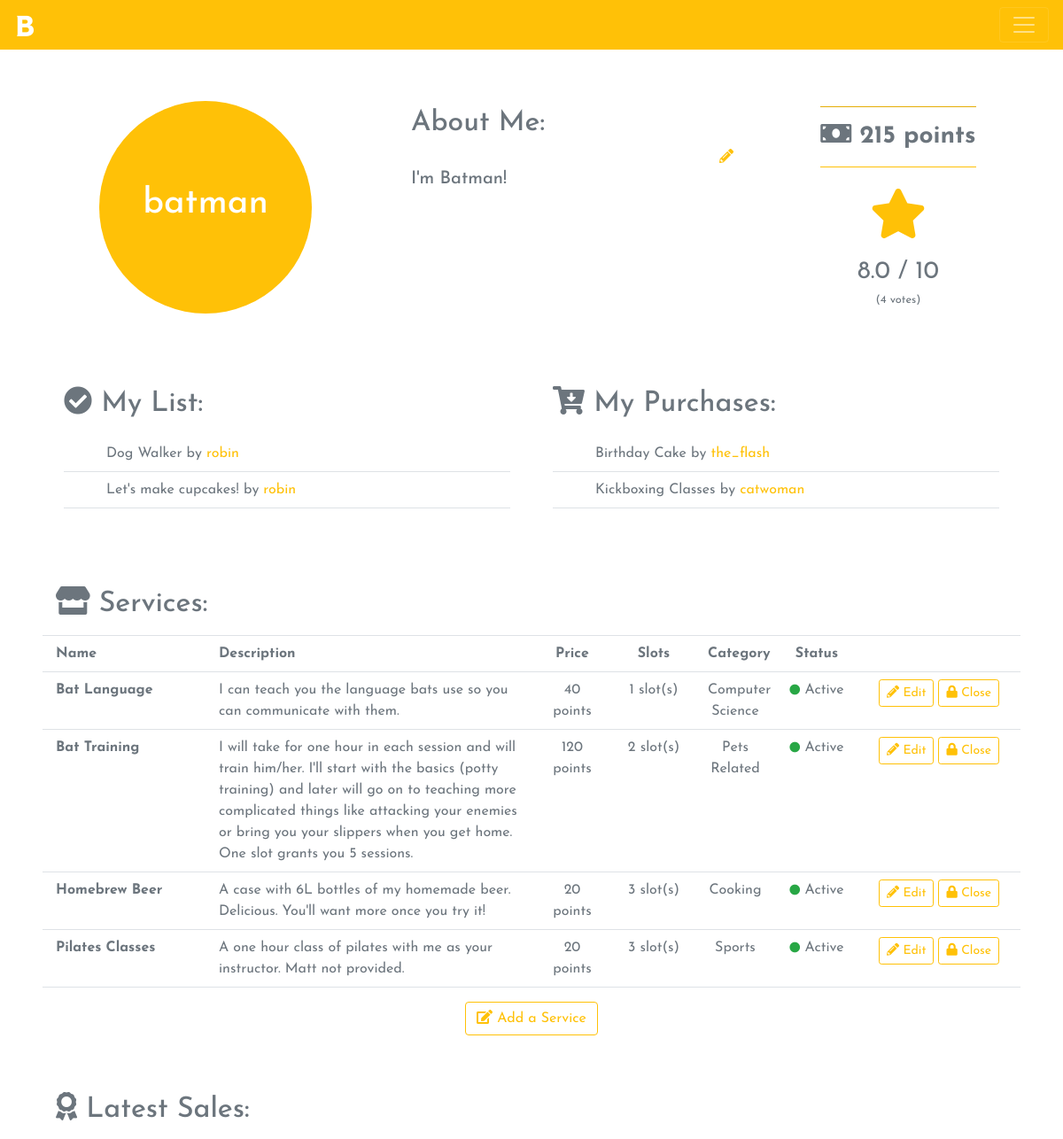
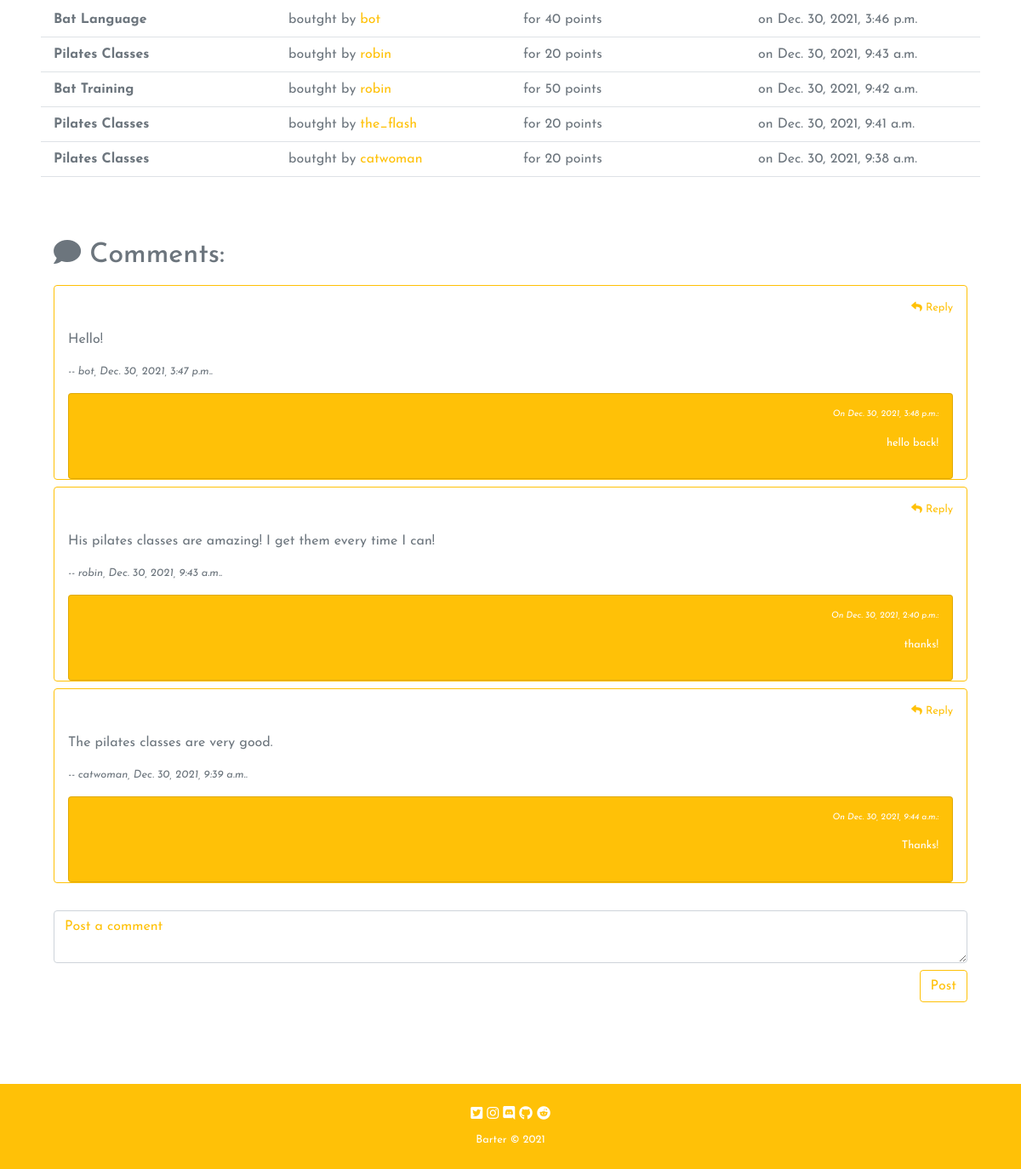
Screenshot of /barter/profile/batman (signed in) with the database file from the repository (2 pictures, top to bottom).
### barter/models.py (models this page shows, shortened)
class User(AbstractUser):
    bio = models.TextField(max_length=300, blank=True)
    points = models.IntegerField(default="100")

class Service(models.Model):
    user_id = models.ForeignKey("User", on_delete=models.CASCADE, related_name="user_id_services")
    name = models.CharField(max_length=64)
    status = models.BooleanField(default=True)
    description = models.TextField(max_length=300)
    category = models.ForeignKey(Category, on_delete=models.CASCADE, related_name="category_name")
    price = models.IntegerField()
    slots = models.IntegerField(default=1)
    watchedby = models.ManyToManyField(User, blank=True, related_name="watchedby")

class Purchase(models.Model):
    user_id = models.ForeignKey(User, on_delete=models.CASCADE, related_name="user_id_purchases")
    service_id = models.ForeignKey(Service, on_delete=models.CASCADE, related_name="service_id_purchases")
    amountpaid = models.IntegerField()
    timestamp = models.DateTimeField(auto_now_add=True)

class Category(models.Model):
    category = models.CharField(max_length=64)
    def __str__(self):
        return f"{self.category}"

class Comment(models.Model):
    user_id = models.ForeignKey(User, on_delete=models.CASCADE, related_name="user_id_comments")
    profile = models.ForeignKey(User, on_delete=models.CASCADE, related_name="profile_comments")
    comment = models.TextField(max_length=300)
    timestamp = models.DateTimeField(auto_now_add=True)

class Reply(models.Model):
    user_id = models.ForeignKey(User, on_delete=models.CASCADE, related_name="user_id_replies")
    comment_id = models.ForeignKey(Comment, on_delete=models.CASCADE, related_name="comment_id_replies")
    reply = models.TextField(max_length=300)
    timestamp = models.DateTimeField(auto_now_add=True)

### barter/views.py (the view)
# urls.py: path("barter/profile/<str:user>", views.profile, name="profile"),
@login_required
def profile(request, user):
    profiler = User.objects.get(username=user)
    services = Service.objects.filter(user_id=profiler).order_by('name')
    profiler_watchlist = profiler.watchedby.all().order_by('name')
    profiler_purchases = Purchase.objects.filter(user_id=profiler)
    profiler_sellings = Purchase.objects.filter(service_id__in=services).order_by("-timestamp")
    comments = Comment.objects.filter(profile=profiler).order_by("-id")
    if comments:
        replies = Reply.objects.filter(comment_id__in=comments)
    else:
        replies = False
    ratings = Rating.objects.filter(profile=profiler)
    ratings_list = []
    for rating in ratings:
        ratings_list.append(rating.user_id)
    ratings_avg = Rating.objects.filter(profile=profiler).aggregate(Avg('rating'))
    purchases = Purchase.objects.filter(user_id=request.user)
    purchases_list = []
    for purchase in purchases:
        purchases_list.append(purchase.service_id.id)
    buyer = False
    for purchase in purchases:
        for service in services:
            if service.id == purchase.service_id.id:
                buyer = True
    categories = Category.objects.all().order_by("category")
    return render(request, "barter/profile.html", {
        "profiler": profiler,
        "services": services,
        "profiler_purchases": profiler_purchases,
        "profiler_sellings": profiler_sellings,
        "comments": comments,
        "replies": replies,
        "profiler_watchlist": profiler_watchlist,
        "purchases_list": purchases_list,
        "ratings": ratings,
        "ratings_list": ratings_list,
        "ratings_avg": ratings_avg,
        "categories": categories,
        "buyer": buyer,
        "range": range(1,11)
    })

### barter/templates/barter/profile.html (shortened to what this page needs)
{% extends "barter/layout.html" %}
{% load static %}
{% block body %}
    <div class="container-fluid">
        <div class="p-5 row">
            <div class="col-sm-12 col-lg-4 text-center flex-profile-sup">
                <div class="bg-warning flex-profile" >
                    <h1 class="text-white">{{ profiler.username }}</h1>
                </div>
            </div>
            <div class="col-sm-12 col-lg-5 mt-3 px-5 pb-5">
                <h2>About Me:</h2>
                {% if user == profiler %}
                    {% if profiler.bio %}
                        <p class="text-right edit-bio-pencil"><i class="fas fa-pencil-alt text-warning edit-bio-icon"></i></p>
                        <h5 class="bio-og">{{ profiler.bio }}</h5>
                    {% else %}
                        <p class="pt-2 text-right edit-bio-pencil"><i class="fas fa-pencil-alt text-warning edit-bio-icon"></i></p>
                        <p class="small bio-og">[ You haven't written a bio yet. Write one! ]</p>
                    {% endif %}
                {% else %}
                    {% if profiler.bio %}
                        <h5 class="pt-2">{{ profiler.bio }}</h5>
                    {% else %}
                        <p class="pt-2 small">[ {{ profiler.username }} hasn't written a bio yet ]</p>
                    {% endif %}
                {% endif %}
            </div>
            <div class="col-sm-12 col-lg-3 text-center ratings-col">
                {% if user == profiler %}
                    <div class="border-bottom border-warning pb-2 mb-4">
                        <hr>
                        <h3 class="font-weight-bold"><i class="fas fa-money-bill"></i> {{ profiler.points }} points</h3>
                    </div>
                {% endif %}
                <div>
                    {% if ratings_avg.rating__avg <= 5 %}
                        <p><i class="fas fa-star-half-alt text-warning star"></i></p>
                    {% elif ratings_avg.rating__avg > 5 %}
                        <p><i class="fas fa-star text-warning star"></i></p>
                    {% else %}
                    <p><i class="far fa-star text-warning star"></i></p>
                    {% endif %}
                    {% if not ratings %}
                        <p class="small">No votes yet</p>
                    {% else %}
                        <p class="ratings-avg">{{ ratings_avg.rating__avg }} / 10</p>
                        {% if ratings.all.count == 1 %}
                            <p class="small">({{ ratings.all.count }} vote)</p>
                        {% else %}
                            <p class="small">({{ ratings.all.count }} votes)</p>
                        {% endif %}
                    {% endif %}
                </div>
            </div>
        </div>
        {% if user == profiler %}
            <div class="px-5 row">
                <div class="col-sm-12 col-lg-6 px-4 py-4">
                    <h2 class="mb-3"><i class="fas fa-check-circle"></i> My List:</h2>
                    {% for element in profiler_watchlist %}
                        <div class="border-bottom py-2 px-5">
                            {{ element.name }} by <a href="{% url 'profile' element.user_id %}">{{ element.user_id }}</a>
                        </div>
                    {% empty %}
                        <p>You don't have any services on your list.</p>
                    {% endfor %}
                </div>
                <div class="col-sm-12 col-lg-6 px-4 py-4">
                    <h2 class="mb-3"><i class="fas fa-cart-arrow-down"></i> My Purchases:</h2>
                    {% for element in profiler_purchases %}
                        <div class="border-bottom py-2 px-5">
                            {{ element.service_id.name }} by <a href="{% url 'profile' element.service_id.user_id %}">{{ element.service_id.user_id }}</a>
                        </div>
                    {% empty %}
                        <p>You haven't bought any services yet.</p>
                    {% endfor %}
                </div>
            </div>
        {% endif %}
        <div class="my-5 px-5 pt-3">
            <h2 class="mb-3"><i class="fas fa-store"></i> Services:</h2>
            <div class="border-bottom border-top font-weight-bold py-2 text-center row" id="servicestable">
                <div class="col-sm-2 text-left">
                    Name
                </div>
                <div class="col-sm-4 text-left">
                    Description
                </div>
                <div class="col-sm-1">
                    Price
                </div>
                <div class="col-sm-1">
                    Slots
                </div>
                <div class="col-sm-1">
                    Category
                </div>
                <div class="col-sm-1">
                    Status
                </div>
                <div class="col-sm-2">
                </div>
            </div>
            {% for service in services %}
            <div class="border-bottom py-2 text-center row">
                <div class="col-sm-2 text-left">
                    <b>{{ service.name }}</b>
                </div>
                <div class="col-sm-4 text-left">
                    {{ service.description }}
                </div>
                <div class="col-sm-1">
                    {{ service.price }} points
                </div>
                <div class="col-sm-1">
                    {{ service.slots }} slot(s)
                </div>
                <div class="col-sm-1">
                    {{ service.category }}
                </div>
                <div class="col-sm-1">
                    {% if service.status %}
                        <i class="fas fa-circle fa-xs text-success"></i> Active
                    {% else %}
                        <i class="fas fa-circle fa-xs text-danger"></i> Inactive
                    {% endif %}
                </div>
                <div class="col-sm-2">
                    {% if user == profiler %}
                        {% if service.status %}
                            <button data-serviceid="{{ service.id }}" class="btn btn-outline-warning btn-sm edit-service-button"><i class="fas fa-pencil-alt"></i> Edit</button>
                            <button data-serviceid="{{ service.id }}" class="btn btn-outline-warning btn-sm closeservice"><i class="fas fa-lock"></i> Close</button>
                        {% else %}
                            <button data-serviceid="{{ service.id }}" class="btn btn-outline-warning btn-sm edit-service-button"><i class="fas fa-pencil-alt"></i> Edit</button>
                            <button data-serviceid="{{ service.id }}" class="btn btn-outline-warning btn-sm openservice"><i class="fas fa-lock-open"></i> Reactivate</button>
                        {% endif %}
                    {% endif %}
                </div>
            </div>
            {% empty %}
                <p>You don't have any services yet. Add some!</p>
            {% endfor %}
            {% if user == profiler %}
                <div class="pt-3 text-center" id="button-add-service">
                    <button class="btn btn-outline-warning"><i class="fas fa-edit"></i> Add a Service</button>
                </div>
            {% endif %}
        </div>
        {% if user == profiler %}
        <div class="my-5 px-5 pt-3">
            <h2 class="mb-3"><i class="fas fa-award"></i> Latest Sales:</h2>
            {% for selling in profiler_sellings %}
                <div class="row border-bottom py-2">
                    <div class="col-sm-3 font-weight-bold">
                        {{ selling.service_id.name }}
                    </div>
                    <div class="col-sm-3">
                        boutght by <a href="{% url 'profile' selling.user_id %}">{{ selling.user_id }}</a>
                    </div>
                    <div class="col-sm-3">
                        for {{ selling.amountpaid }} points
                    </div>
                    <div class="col-sm-3">
                        on {{ selling.timestamp }}
                    </div>
                </div>
            {% empty %}
                <p>You haven't sold any services yet :(</p>
            {% endfor %}
        </div>
        {% endif %}
        <div class="my-5 px-5 pt-4">
            <h2 class="mb-3"><i class="fas fa-comment"></i> Comments:</h2>
            {% for comment in comments %}
                <div class="card border-warning px-3 pt-3 mb-2">
                    {% if user == profiler %}
                        <p class="text-right small text-warning reply-p"><span data-commentid="{{ comment.id }}" class="reply-button"><i class="fas fa-reply"></i> Reply</span></p>
                    {% endif %}
                    <p>{{ comment.comment }}</p>
                    <p class="small font-italic">-- {{ comment.user_id }}, {{ comment.timestamp }}.</p>
                    {% for reply in replies %}
                        {% if reply.comment_id.id == comment.id %}
                            <div class="card bg-warning text-white p-3 text-right small">
                                <p class="small font-italic">On {{ reply.timestamp }}:</p>
                                <p>{{ reply.reply }}</p>
                            </div>
                        {% endif %}
                    {% endfor %}
                </div>
            {% empty %}
                <p>No comments yet.</p>
            {% endfor %}
            <div class="pt-4">
                <form id="newcomment">
                    <textarea type="text" id="comment" class="form-control" placeholder="Post a comment" maxlength="300"></textarea>
                    <p class="text-right pt-2"><button type="submit" class="btn btn-outline-warning">Post</button></p>
                </form>
            </div>
        </div>
    </div>
{% endblock %}

### barter/static/barter/styles.css (style rules this page uses)
:root { --colorwarning: #ffc107; --colorsecondary: #6c757d; }
body { font-family: 'Josefin Sans', sans-serif; }
a { color: var(--colorwarning); }
hr { background-color: var(--colorwarning) !important; }
.flex-profile-sup { display: flex; flex-direction: column; justify-content: center; align-items: center; }
.flex-profile { display: flex; justify-content: center; align-items: center; border-radius: 50%; width: 15rem; height: 15rem; }
.star { font-size: 3.5em; }
.ratings-col { display: flex; flex-direction: column; justify-content: center; align-items: center; }
.ratings-avg { font-size: 1.75rem; margin-top: 0.3rem; margin-bottom: 0.1rem; }
#comment::placeholder { color: var(--colorwarning); opacity: 1; }
textarea, input { color: var(--colorsecondary) !important; }
#edit-bio-close, .edit-bio-pencil, .edit-service-class, #reply-p { margin-bottom: 0px !important; }

### rows the page displays
User: username "batman", bio "I'm Batman!", points "215"
Service: name "Dog Walker", user_id "robin"
Service: name "Let's make cupcakes!", user_id "robin"
Purchase: service_id.name "Birthday Cake", service_id.user_id "the_flash"
Purchase: service_id.name "Kickboxing Classes", service_id.user_id "catwoman"
Service: name "Bat Language", description "I can teach you the language bats use so you can communicate with them.", price "40", slots "1", category "Computer Science", status True (drawn)
Service: name "Bat Training", description "I will take for one hour in each session and will train him/her. I'll start with the basics (potty training) and later will go on to teaching more complicated things like attacking your enemies or bring you your slippers when you get home. One slot grants you 5 sessions.", price "120", slots "2", category "Pets Related", status True (drawn)
Service: name "Homebrew Beer", description "A case with 6L bottles of my homemade beer. Delicious. You'll want more once you try it!", price "20", slots "3", category "Cooking", status True (drawn)
Service: name "Pilates Classes", description "A one hour class of pilates with me as your instructor. Matt not provided.", price "20", slots "3", category "Sports", status True (drawn)
Purchase: service_id.name "Bat Language", user_id "bot", amountpaid "40", timestamp "Dec. 30, 2021, 3:46 p.m."
Purchase: service_id.name "Pilates Classes", user_id "robin", amountpaid "20", timestamp "Dec. 30, 2021, 9:43 a.m."
Purchase: service_id.name "Bat Training", user_id "robin", amountpaid "50", timestamp "Dec. 30, 2021, 9:42 a.m."
Purchase: service_id.name "Pilates Classes", user_id "the_flash", amountpaid "20", timestamp "Dec. 30, 2021, 9:41 a.m."
Purchase: service_id.name "Pilates Classes", user_id "catwoman", amountpaid "20", timestamp "Dec. 30, 2021, 9:38 a.m."
Comment: comment "Hello!", user_id "bot", timestamp "Dec. 30, 2021, 3:47 p.m."
Reply: timestamp "Dec. 30, 2021, 3:48 p.m.", reply "hello back!"
Comment: comment "His pilates classes are amazing! I get them every time I can!", user_id "robin", timestamp "Dec. 30, 2021, 9:43 a.m."
Reply: timestamp "Dec. 30, 2021, 2:40 p.m.", reply "thanks!"
Comment: comment "The pilates classes are very good.", user_id "catwoman", timestamp "Dec. 30, 2021, 9:39 a.m."
Reply: timestamp "Dec. 30, 2021, 9:44 a.m.", reply "Thanks!"

### other values shown
{{ ratings_avg.rating__avg }} "8.0"
{{ ratings.all.count }} "4"
